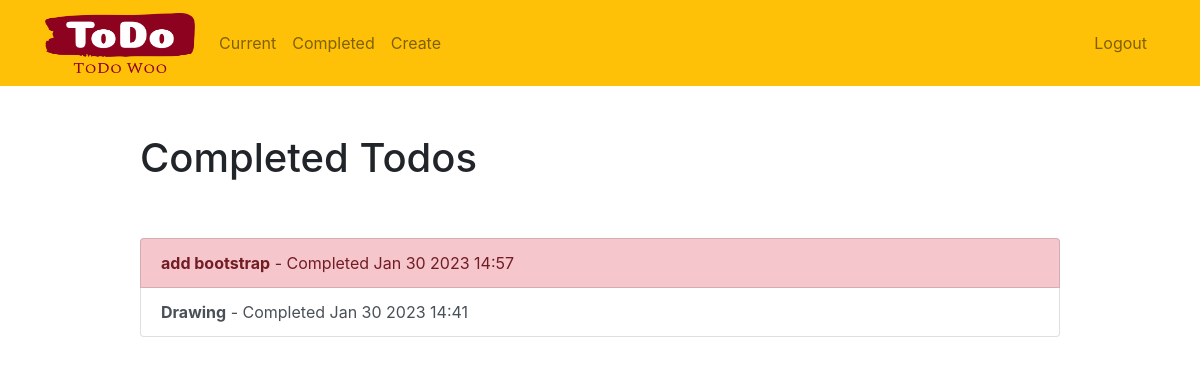
The app's page /completed/ (signed in) with its own data.
### todo/models.py (models this page shows, shortened)
class Todo(models.Model):
    title = models.CharField(max_length=100)
    memo = models.TextField(blank=True)
    created = models.DateTimeField(auto_now_add=True)
    datecompleted = models.DateTimeField(null=True, blank=True)
    important = models.BooleanField(default=False)
    user = models.ForeignKey(User, on_delete = models.CASCADE)

### todo/views.py (the view)
# urls.py: path('completed/', views.completedtodos, name='completedtodos'),
@login_required
def completedtodos(request):
    todos = Todo.objects.filter(user=request.user, datecompleted__isnull=False).order_by('-datecompleted')
    return render(request, 'todo/completedtodos.html', {'todos': todos})

### todo/templates/todo/completedtodos.html
{% extends "todo/base.html" %}
{% block content %}
    <div class="row justify-content-center mt-5">
        <div class="col-md-10">
            <h1>Completed Todos</h1>
        </div>
    </div>
    <div class="row justify-content-center mt-5">
        <div class="col-md-10">
            <div class="list-group">
                {% for todo in todos %}
                    <a href="{% url 'viewtodo' todo.id %}" class="list-group-item list-group-item-action{% if todo.important %} list-group-item-danger{% endif %}"><b>{{ todo.title }}</b> - Completed {{ todo.datecompleted|date:'M j Y H:i' }}</a>
                {% endfor %}
            </div>
        </div>
    </div>
{% endblock %}

### records on screen
Todo: title "add bootstrap", datecompleted "Jan 30 2023 14:57"
Todo: title "Drawing", datecompleted "Jan 30 2023 14:41"
